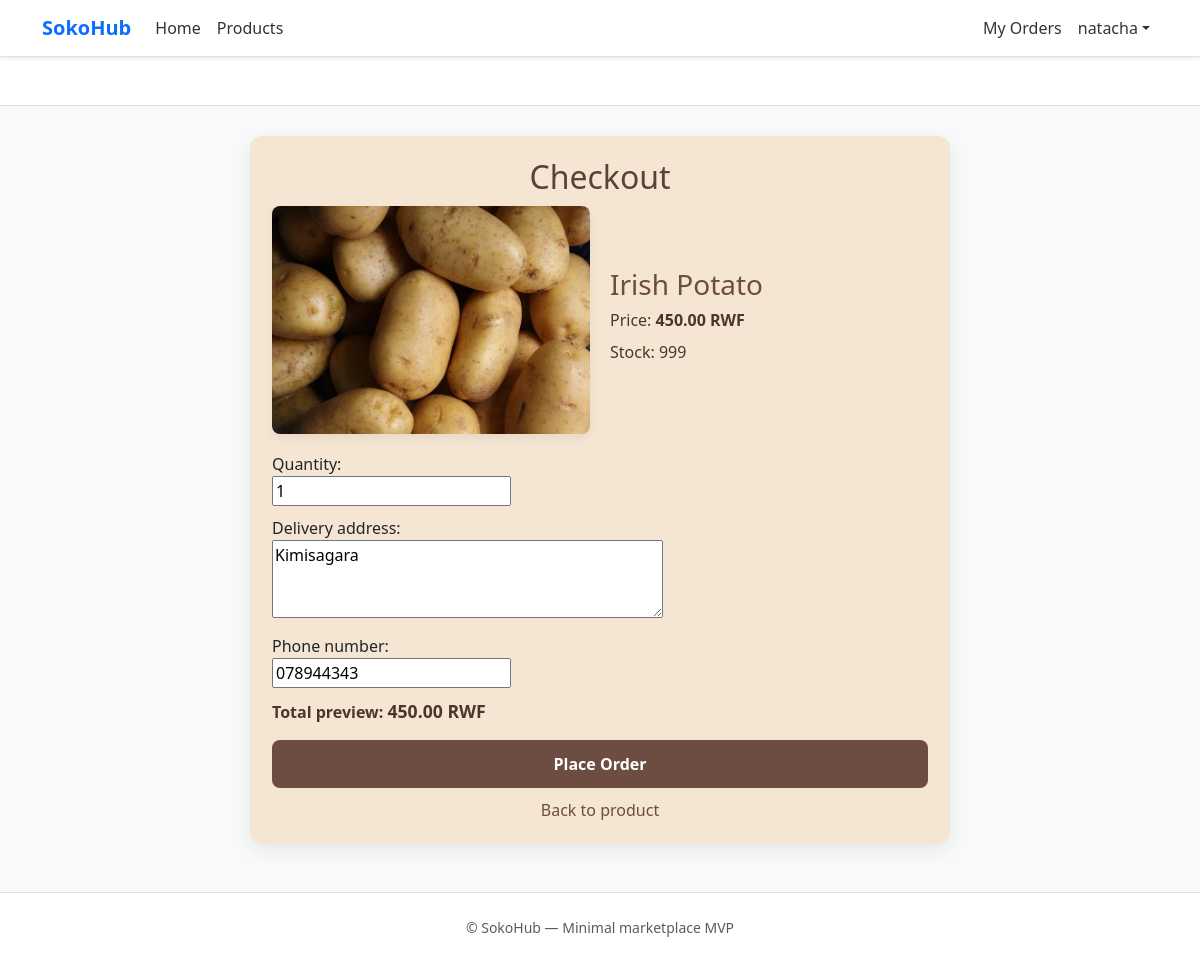
/orders/checkout/2/ (signed in), run on an earlier commit of the app's database.
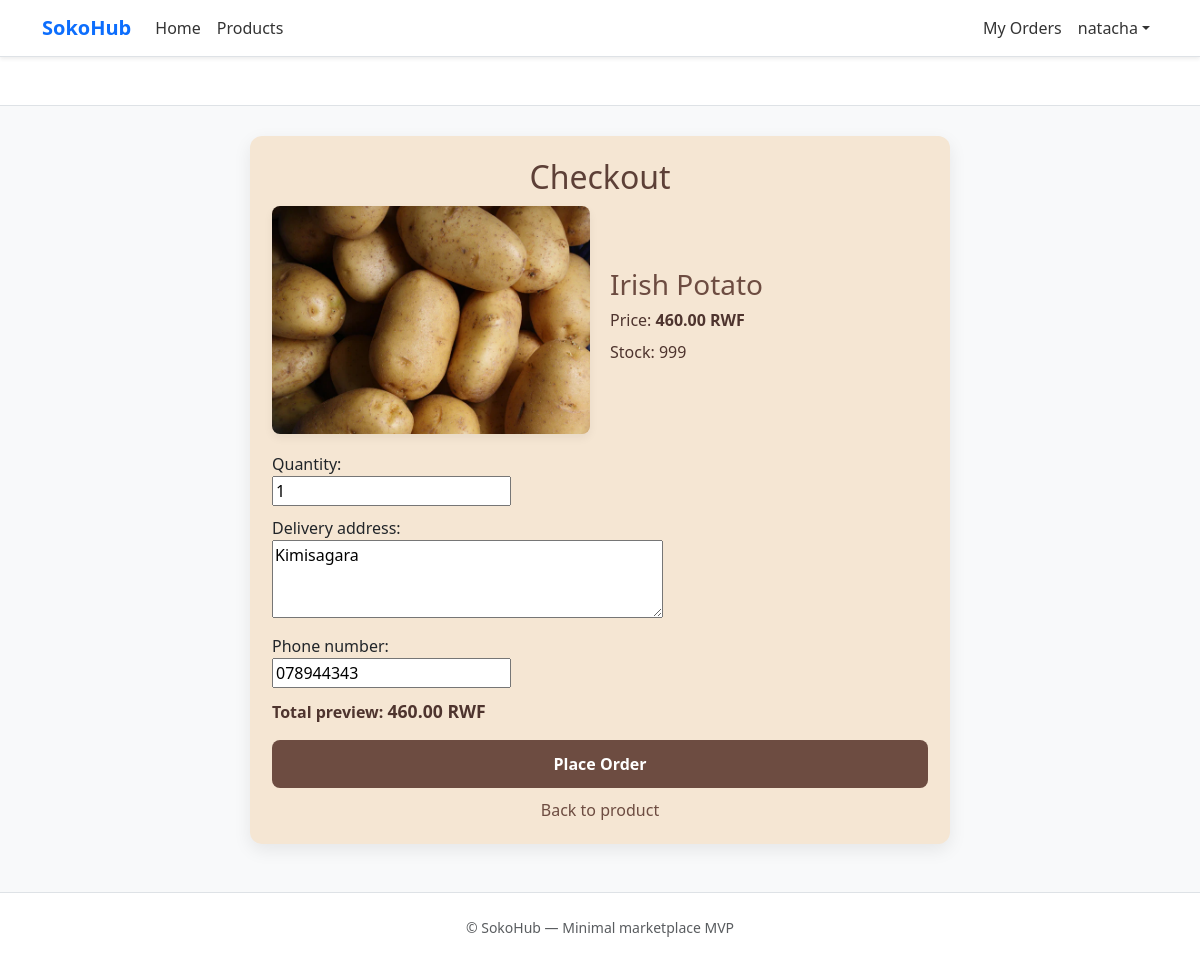
And on a later commit of the database.
### products/models.py (models this page shows, shortened)
class Product(models.Model):
    STATUS_ACTIVE = 'active'
    STATUS_INACTIVE = 'inactive'
    STATUS_CHOICES = [
        (STATUS_ACTIVE, 'Active'),
        (STATUS_INACTIVE, 'Inactive'),
    ]
    vendor = models.ForeignKey(settings.AUTH_USER_MODEL, on_delete=models.CASCADE, related_name='products')
    name = models.CharField(max_length=200)
    description = models.TextField(blank=True)
    price = models.DecimalField(decimal_places=2, max_digits=10, validators=[MinValueValidator(0)])
    stock = models.PositiveIntegerField(default=0)
    image = models.ImageField(upload_to='products/', blank=True, null=True)
    status = models.CharField(max_length=20, choices=STATUS_CHOICES, default=STATUS_ACTIVE)
    created_at = models.DateTimeField(auto_now_add=True)
    class Meta:
        ordering = ['-created_at']

### orders/views.py (the view)
# urls.py: path('checkout/<int:product_id>/', views.checkout, name='checkout'),
@login_required
def checkout(request, product_id):
    if getattr(request.user, 'user_type', None) != 'customer':
        messages.error(request, "Only customers can place orders. Please log in as a customer.")
        return redirect('products:product_list')  # adjust to your product list url name
    product = get_object_or_404(Product, id=product_id)
    if product.stock <= 0:
        messages.error(request, "This product is out of stock.")
        return redirect('products:product_detail', pk=product.id)  # adjust as needed
    if request.method == 'POST':
        form = CheckoutForm(request.POST)
        if form.is_valid():
            qty = form.cleaned_data['quantity']
            address = form.cleaned_data['delivery_address']
            phone = form.cleaned_data['phone']
            if qty > product.stock:
                form.add_error('quantity', 'Not enough stock available.')
            else:
                order = Order.objects.create(
                    customer=request.user,
                    total=product.price * qty,
                    status='pending',
                    delivery_address=address,
                    phone=phone
                )
                OrderItem.objects.create(
                    order=order,
                    product=product,
                    quantity=qty,
                    price=product.price
                )
                product.stock = product.stock - qty
                product.save()
                messages.success(request, "Order placed successfully.")
                return redirect('orders:confirmation', order_id=order.id)
    else:
        initial = {
            'quantity': 1,
            'delivery_address': getattr(request.user, 'location', ''),
            'phone': getattr(request.user, 'phone', ''),
        }
        form = CheckoutForm(initial=initial)
    if form.is_bound:
        if form.is_valid():
            preview_qty = form.cleaned_data.get('quantity', 1)
        else:
            try:
                preview_qty = int(form.data.get('quantity', 1))
            except (TypeError, ValueError):
                preview_qty = int(form.initial.get('quantity', 1))
    else:
        preview_qty = int(form.initial.get('quantity', 1))
    total_preview = product.price * preview_qty
    return render(request, 'checkout.html', {
        'product': product,
        'form': form,
        'total_preview': total_preview,
    })

### orders/forms.py
class CheckoutForm(forms.Form):
    quantity = forms.IntegerField(min_value=1, initial=1, label="Quantity")
    delivery_address = forms.CharField(max_length=500, widget=forms.Textarea(attrs={'rows':3}), label="Delivery address")
    phone = forms.CharField(max_length=20, label="Phone number")

### templates/checkout.html (shortened to what this page needs)
{% extends "base.html" %}
{% block content %}
<div style="max-width:700px; margin:30px auto; background:#f5e6d3; border-radius:12px; padding:22px; box-shadow:0 6px 18px rgba(0,0,0,0.08);">
  <h2 style="color:#5d4037; text-align:center; margin-bottom:10px;">Checkout</h2>
  <div style="display:flex; gap:20px; align-items:center;">
    <div style="flex:1;">
      <img src="{{ product.image.url }}" alt="{{ product.name }}" style="max-width:100%; border-radius:8px; box-shadow:0 4px 10px rgba(0,0,0,0.06);">
    </div>
    <div style="flex:1;">
      <h3 style="color:#6d4c41; margin:0 0 6px;">{{ product.name }}</h3>
      <p style="color:#4e342e; margin:0 0 8px;">Price: <strong>{{ product.price }} RWF</strong></p>
      <p style="color:#4e342e; margin:0 0 8px;">Stock: {{ product.stock }}</p>
    </div>
  </div>
  <form method="post" style="margin-top:18px;">
    <div style="margin-bottom:10px;">
      {{ form.quantity.label_tag }}<br>
      {{ form.quantity }}
    </div>
    <div style="margin-bottom:10px;">
      {{ form.delivery_address.label_tag }}<br>
      {{ form.delivery_address }}
    </div>
    <div style="margin-bottom:10px;">
      {{ form.phone.label_tag }}<br>
      {{ form.phone }}
    </div>
    <p style="font-weight:600; color:#4e342e;">Total preview: <span style="font-size:1.1em;">{{ total_preview }} RWF</span></p>
    <button type="submit" style="background:#6d4c41; color:white; padding:12px 18px; border-radius:8px; border:none; width:100%; font-weight:600;">Place Order</button>
  </form>
  <div style="text-align:center; margin-top:10px;">
    <a href="{% url 'products:product_detail' product.id %}" style="color:#6d4c41; text-decoration:none;">Back to product</a>
  </div>
</div>
{% endblock %}

What changed in the data, as far as the page shows it:
changed Product "Irish Potato": price "450.00" → "460.00"
Also different on the page:
{{ total_preview }}: "450.00" → "460.00"
